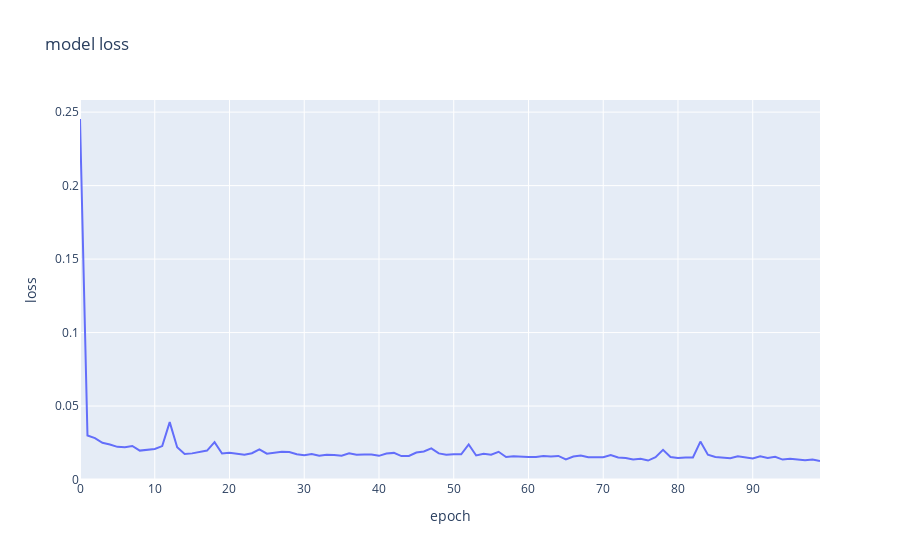

Here is the notebook cell this chart was saved with:
### Code cell
fig = px.line(y=history.history['loss'], labels={"x":"epoch", "y":"loss "},title='model loss')
fig.show()
